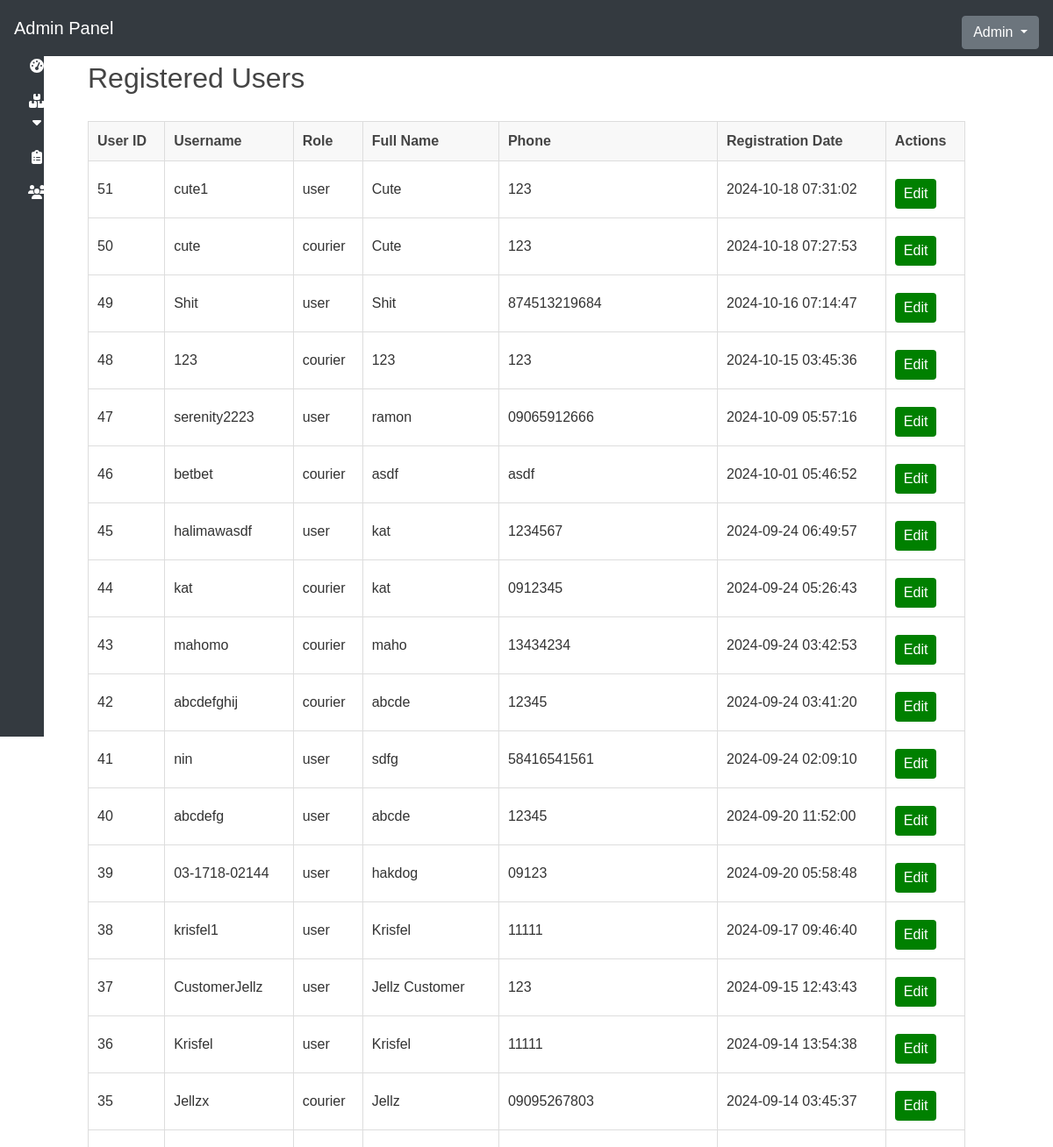
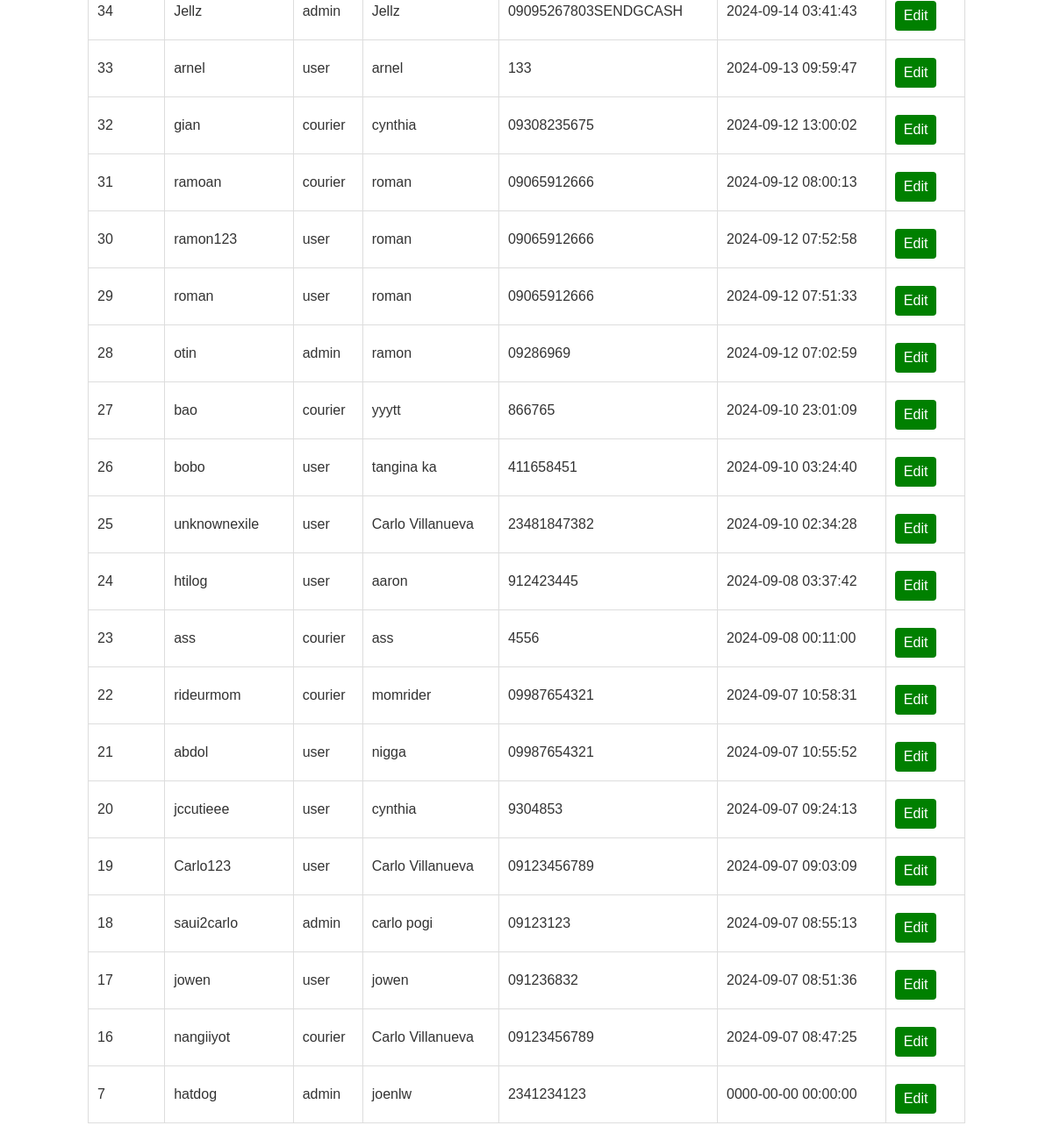
/public_html/php/login/admin/registered_user.php (signed in), run on the app's committed database (2 pictures, top to bottom).
### tables this page shows
CREATE TABLE `users` (
  `id` int(11) NOT NULL,
  `username` varchar(50) NOT NULL,
  `password` varchar(50) NOT NULL,
  `roles` enum('admin','user','courier','') NOT NULL,
  `full_name` varchar(100) NOT NULL,
  `address` text NOT NULL,
  `phone` varchar(20) NOT NULL,
  `created_at` timestamp NULL DEFAULT current_timestamp(),
  `updated_at` timestamp NULL DEFAULT current_timestamp() ON UPDATE current_timestamp()
);

### public_html/php/login/admin/registered_user.php (the view, shortened to what this page needs)
<?php
include '../../db_conn.php';
$users_query = "
    SELECT id, username, roles, full_name, password ,address, phone, created_at
    FROM users
    ORDER BY created_at DESC
";
$users_result = $conn->query($users_query);
?>
<?php include 'admin_header.php'; ?>
<div class="container">
    <h1>Registered Users</h1>
    <table>
        <thead>
            <tr>
                <th>User ID</th>
                <th>Username</th>
                <th>Role</th>
                <th>Full Name</th>
                <th>Phone</th>
                <th>Registration Date</th>
                <th>Actions</th>
            </tr>
        </thead>
        <tbody>
            <?php if ($users_result->num_rows > 0): ?>
                <?php while ($user = $users_result->fetch_assoc()): ?>
                    <tr>
                        <td><?php echo htmlspecialchars($user['id']); ?></td>
                        <td><?php echo htmlspecialchars($user['username']); ?></td>
                        <td><?php echo htmlspecialchars($user['roles']); ?></td>
                        <td><?php echo htmlspecialchars($user['full_name']); ?></td>
                        <td><?php echo htmlspecialchars($user['phone']); ?></td>
                        <td><?php echo htmlspecialchars($user['created_at']); ?></td>
                        <td>
                            <button onclick="openModal(<?php echo htmlspecialchars($user['id']); ?>, '<?php echo htmlspecialchars($user['username']); ?>', '<?php echo htmlspecialchars($user['password']); ?>','<?php echo htmlspecialchars($user['roles']); ?>', '<?php echo htmlspecialchars($user['full_name']); ?>', '<?php echo htmlspecialchars($user['address']); ?>', '<?php echo htmlspecialchars($user['phone']); ?>')">Edit</button>
                        </td>
                    </tr>
                <?php endwhile; ?>
            <?php else: ?>
                <tr>
                    <td colspan="7">No registered users found.</td>
                </tr>
            <?php endif; ?>
        </tbody>
    </table>
</div>
<?php include 'footer.php'; ?>

### public_html/php/login/admin/registered_user.php (style rules this page uses)
body { font-family: 'Arial', sans-serif; background-color: #f0f0f0; color: #333; padding: 50px 0; }
.container { max-width: 100%; margin: 0 auto; padding: 20px; background-color: #fff; box-shadow: 0 4px 6px rgba(0, 0, 0, 0.1); border-radius: 8px; padding-left: 100px; padding-right: 100px; }
h1 { text-align: left; color: #444; margin-bottom: 30px; font-size: 2em; }
table { width: 100%; border-collapse: collapse; margin-bottom: 20px; }
table th, table td { padding: 10px; border: 1px solid #ddd; text-align: left; }
table th { background-color: #f8f8f8; color: #444; }
button { padding: 5px 10px; margin-top: 10px; border: none; border-radius: 4px; background-color: green; color: white; cursor: pointer; transition: background-color 0.3s ease; }

### data on the page
users: id "51", username "cute1", roles "user", full_name "Cute", phone "123", created_at "2024-10-18 07:31:02"
users: id "50", username "cute", roles "courier", full_name "Cute", phone "123", created_at "2024-10-18 07:27:53"
users: id "49", username "Shit", roles "user", full_name "Shit", phone "874513219684", created_at "2024-10-16 07:14:47"
users: id "48", username "123", roles "courier", full_name "123", phone "123", created_at "2024-10-15 03:45:36"
users: id "47", username "serenity2223", roles "user", full_name "ramon", phone "09065912666", created_at "2024-10-09 05:57:16"
users: id "46", username "betbet", roles "courier", full_name "asdf", phone "asdf", created_at "2024-10-01 05:46:52"
users: id "45", username "halimawasdf", roles "user", full_name "kat", phone "1234567", created_at "2024-09-24 06:49:57"
users: id "44", username "kat", roles "courier", full_name "kat", phone "0912345", created_at "2024-09-24 05:26:43"
users: id "43", username "mahomo", roles "courier", full_name "maho", phone "13434234", created_at "2024-09-24 03:42:53"
users: id "42", username "abcdefghij", roles "courier", full_name "abcde", phone "12345", created_at "2024-09-24 03:41:20"
users: id "41", username "nin", roles "user", full_name "sdfg", phone "58416541561", created_at "2024-09-24 02:09:10"
users: id "40", username "abcdefg", roles "user", full_name "abcde", phone "12345", created_at "2024-09-20 11:52:00"
users: id "39", username "03-1718-02144", roles "user", full_name "hakdog", phone "09123", created_at "2024-09-20 05:58:48"
users: id "38", username "krisfel1", roles "user", full_name "Krisfel", phone "11111", created_at "2024-09-17 09:46:40"
users: id "37", username "CustomerJellz", roles "user", full_name "Jellz Customer", phone "123", created_at "2024-09-15 12:43:43"
users: id "36", username "Krisfel", roles "user", full_name "Krisfel", phone "11111", created_at "2024-09-14 13:54:38"
users: id "35", username "Jellzx", roles "courier", full_name "Jellz", phone "09095267803", created_at "2024-09-14 03:45:37"
users: id "34", username "Jellz", roles "admin", full_name "Jellz", phone "09095267803SENDGCASH", created_at "2024-09-14 03:41:43"
users: id "33", username "arnel", roles "user", full_name "arnel", phone "133", created_at "2024-09-13 09:59:47"
users: id "32", username "gian", roles "courier", full_name "cynthia", phone "09308235675", created_at "2024-09-12 13:00:02"
users: id "31", username "ramoan", roles "courier", full_name "roman", phone "09065912666", created_at "2024-09-12 08:00:13"
users: id "30", username "ramon123", roles "user", full_name "roman", phone "09065912666", created_at "2024-09-12 07:52:58"
users: id "29", username "roman", roles "user", full_name "roman", phone "09065912666", created_at "2024-09-12 07:51:33"
users: id "28", username "otin", roles "admin", full_name "ramon", phone "09286969", created_at "2024-09-12 07:02:59"
users: id "27", username "bao", roles "courier", full_name "yyytt", phone "866765", created_at "2024-09-10 23:01:09"
users: id "26", username "bobo", roles "user", full_name "tangina ka", phone "411658451", created_at "2024-09-10 03:24:40"
users: id "25", username "unknownexile", roles "user", full_name "Carlo Villanueva", phone "23481847382", created_at "2024-09-10 02:34:28"
users: id "24", username "htilog", roles "user", full_name "aaron", phone "912423445", created_at "2024-09-08 03:37:42"
users: id "23", username "ass", roles "courier", full_name "ass", phone "4556", created_at "2024-09-08 00:11:00"
users: id "22", username "rideurmom", roles "courier", full_name "momrider", phone "09987654321", created_at "2024-09-07 10:58:31"
users: id "21", username "abdol", roles "user", full_name "nigga", phone "09987654321", created_at "2024-09-07 10:55:52"
users: id "20", username "jccutieee", roles "user", full_name "cynthia", phone "9304853", created_at "2024-09-07 09:24:13"
users: id "19", username "Carlo123", roles "user", full_name "Carlo Villanueva", phone "09123456789", created_at "2024-09-07 09:03:09"
users: id "18", username "saui2carlo", roles "admin", full_name "carlo pogi", phone "09123123", created_at "2024-09-07 08:55:13"
users: id "17", username "jowen", roles "user", full_name "jowen", phone "091236832", created_at "2024-09-07 08:51:36"
users: id "16", username "nangiiyot", roles "courier", full_name "Carlo Villanueva", phone "09123456789", created_at "2024-09-07 08:47:25"
users: id "7", username "hatdog", roles "admin", full_name "joenlw", phone "2341234123", created_at "0000-00-00 00:00:00"
